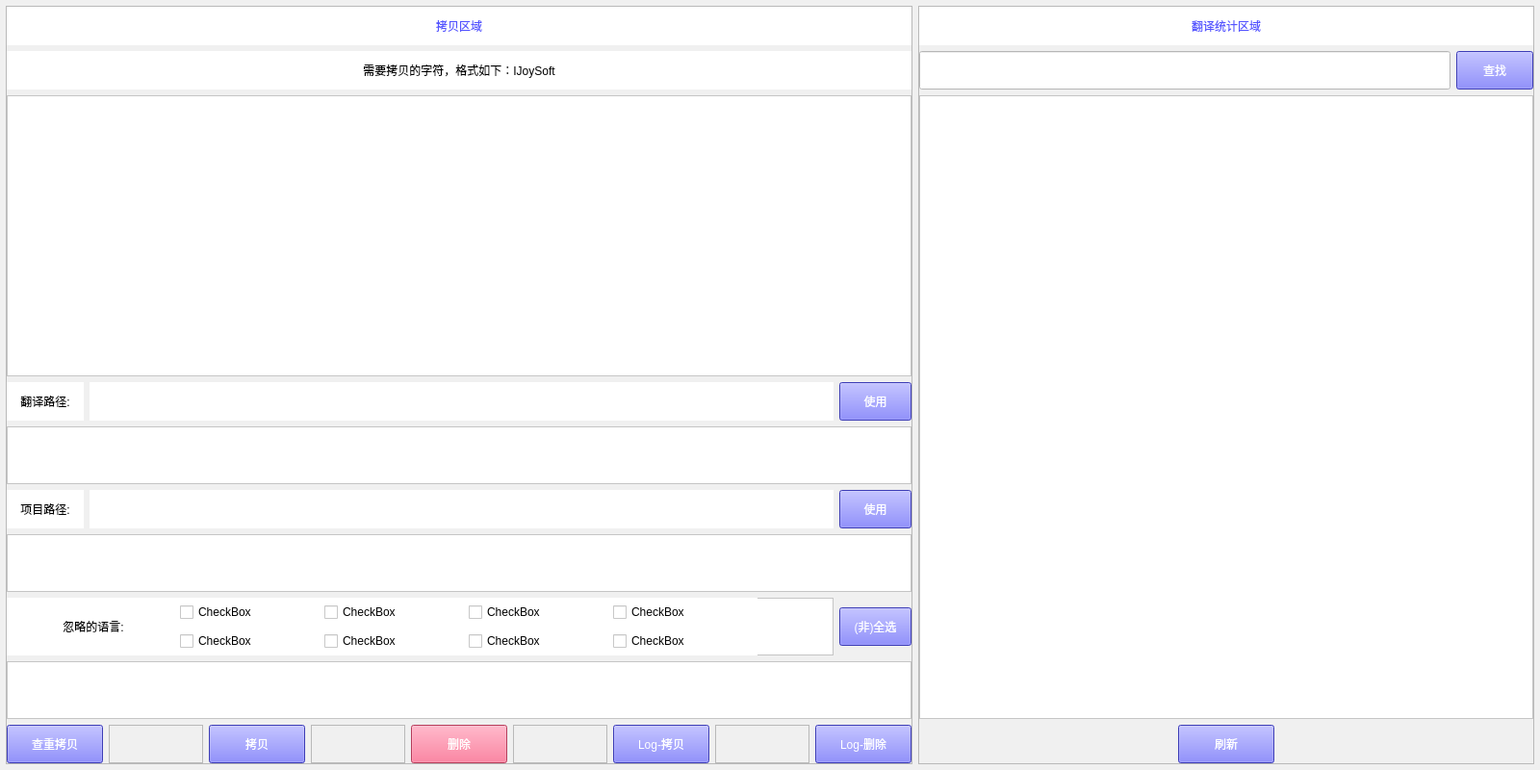
<?xml version="1.0" encoding="UTF-8"?>
<ui version="4.0">
 <class>Form</class>
 <widget class="QWidget" name="Form">
  <property name="geometry">
   <rect>
    <x>0</x>
    <y>0</y>
    <width>1600</width>
    <height>800</height>
   </rect>
  </property>
  <property name="windowTitle">
   <string>Form</string>
  </property>
  <property name="styleSheet">
   <string notr="true">background-color: rgb(240, 240, 240);</string>
  </property>
  <layout class="QFormLayout" name="formLayout">
   <property name="leftMargin">
    <number>6</number>
   </property>
   <property name="topMargin">
    <number>6</number>
   </property>
   <property name="rightMargin">
    <number>6</number>
   </property>
   <property name="bottomMargin">
    <number>6</number>
   </property>
   <item row="0" column="0" colspan="2">
    <layout class="QHBoxLayout" name="horizontalLayout">
     <item>
      <widget class="QFrame" name="frame_6">
       <property name="minimumSize">
        <size>
         <width>540</width>
         <height>0</height>
        </size>
       </property>
       <property name="frameShape">
        <enum>QFrame::StyledPanel</enum>
       </property>
       <property name="frameShadow">
        <enum>QFrame::Raised</enum>
       </property>
       <layout class="QFormLayout" name="formLayout_3">
        <property name="horizontalSpacing">
         <number>6</number>
        </property>
        <property name="leftMargin">
         <number>0</number>
        </property>
        <property name="topMargin">
         <number>0</number>
        </property>
        <property name="rightMargin">
         <number>0</number>
        </property>
        <property name="bottomMargin">
         <number>0</number>
        </property>
        <item row="0" column="0" colspan="2">
         <layout class="QVBoxLayout" name="verticalLayout_3">
          <item>
           <widget class="QLabel" name="label">
            <property name="minimumSize">
             <size>
              <width>0</width>
              <height>40</height>
             </size>
            </property>
            <property name="maximumSize">
             <size>
              <width>16777215</width>
              <height>40</height>
             </size>
            </property>
            <property name="styleSheet">
             <string notr="true">background-color: rgb(255, 255, 255);
color: rgb(85, 85, 255);
font: 16pt &quot;微软雅黑&quot;;</string>
            </property>
            <property name="text">
             <string>拷贝区域</string>
            </property>
            <property name="alignment">
             <set>Qt::AlignCenter</set>
            </property>
           </widget>
          </item>
          <item>
           <widget class="QLabel" name="label_2">
            <property name="minimumSize">
             <size>
              <width>0</width>
              <height>40</height>
             </size>
            </property>
            <property name="maximumSize">
             <size>
              <width>16777215</width>
              <height>40</height>
             </size>
            </property>
            <property name="styleSheet">
             <string notr="true">background-color: rgb(255, 255, 255);
font: 10pt &quot;微软雅黑&quot;;</string>
            </property>
            <property name="text">
             <string>需要拷贝的字符，格式如下：&lt;string name=&quot;i_joy_soft&quot;&gt;IJoySoft&lt;/string&gt;</string>
            </property>
            <property name="alignment">
             <set>Qt::AlignCenter</set>
            </property>
           </widget>
          </item>
          <item>
           <widget class="QTextEdit" name="input_string">
            <property name="styleSheet">
             <string notr="true">background-color: rgb(255, 255, 255);
font: 8pt &quot;微软雅黑&quot;;
color: rgb(85, 85, 255);</string>
            </property>
           </widget>
          </item>
          <item>
           <layout class="QHBoxLayout" name="horizontalLayout_4">
            <item>
             <widget class="QLabel" name="label_7">
              <property name="minimumSize">
               <size>
                <width>80</width>
                <height>40</height>
               </size>
              </property>
              <property name="maximumSize">
               <size>
                <width>80</width>
                <height>40</height>
               </size>
              </property>
              <property name="styleSheet">
               <string notr="true">background-color: rgb(255, 255, 255);
font: 10pt &quot;微软雅黑&quot;;</string>
              </property>
              <property name="text">
               <string>翻译路径:</string>
              </property>
              <property name="alignment">
               <set>Qt::AlignCenter</set>
              </property>
             </widget>
            </item>
            <item>
             <widget class="QLabel" name="old_translate_path">
              <property name="minimumSize">
               <size>
                <width>0</width>
                <height>40</height>
               </size>
              </property>
              <property name="maximumSize">
               <size>
                <width>16777215</width>
                <height>40</height>
               </size>
              </property>
              <property name="styleSheet">
               <string notr="true">background-color: rgb(255, 255, 255);
font: 12pt &quot;微软雅黑&quot;;</string>
              </property>
              <property name="text">
               <string/>
              </property>
              <property name="alignment">
               <set>Qt::AlignCenter</set>
              </property>
             </widget>
            </item>
            <item>
             <widget class="QPushButton" name="copy_translate_path">
              <property name="minimumSize">
               <size>
                <width>75</width>
                <height>40</height>
               </size>
              </property>
              <property name="maximumSize">
               <size>
                <width>75</width>
                <height>40</height>
               </size>
              </property>
              <property name="styleSheet">
               <string notr="true">background-color: rgb(85, 85, 255);
font: 12pt &quot;微软雅黑&quot;;
color: rgb(255, 255, 255);</string>
              </property>
              <property name="text">
               <string>使用</string>
              </property>
             </widget>
            </item>
           </layout>
          </item>
          <item>
           <widget class="QTextEdit" name="input_translate_path">
            <property name="minimumSize">
             <size>
              <width>0</width>
              <height>60</height>
             </size>
            </property>
            <property name="maximumSize">
             <size>
              <width>16777215</width>
              <height>60</height>
             </size>
            </property>
            <property name="styleSheet">
             <string notr="true">background-color: rgb(255, 255, 255);
color: rgb(85, 85, 255);
font: 12pt &quot;微软雅黑&quot;;</string>
            </property>
           </widget>
          </item>
          <item>
           <layout class="QHBoxLayout" name="horizontalLayout_8">
            <item>
             <widget class="QLabel" name="label_6">
              <property name="minimumSize">
               <size>
                <width>80</width>
                <height>40</height>
               </size>
              </property>
              <property name="maximumSize">
               <size>
                <width>80</width>
                <height>40</height>
               </size>
              </property>
              <property name="styleSheet">
               <string notr="true">background-color: rgb(255, 255, 255);
font: 10pt &quot;微软雅黑&quot;;</string>
              </property>
              <property name="text">
               <string>项目路径:</string>
              </property>
              <property name="alignment">
               <set>Qt::AlignCenter</set>
              </property>
             </widget>
            </item>
            <item>
             <widget class="QLabel" name="old_project_path">
              <property name="minimumSize">
               <size>
                <width>0</width>
                <height>40</height>
               </size>
              </property>
              <property name="styleSheet">
               <string notr="true">background-color: rgb(255, 255, 255);
font: 12pt &quot;微软雅黑&quot;;</string>
              </property>
              <property name="text">
               <string/>
              </property>
              <property name="alignment">
               <set>Qt::AlignCenter</set>
              </property>
             </widget>
            </item>
            <item>
             <widget class="QPushButton" name="copy_project_path">
              <property name="minimumSize">
               <size>
                <width>75</width>
                <height>40</height>
               </size>
              </property>
              <property name="maximumSize">
               <size>
                <width>75</width>
                <height>40</height>
               </size>
              </property>
              <property name="styleSheet">
               <string notr="true">background-color: rgb(85, 85, 255);
font: 12pt &quot;微软雅黑&quot;;
color: rgb(255, 255, 255);</string>
              </property>
              <property name="text">
               <string>使用</string>
              </property>
             </widget>
            </item>
           </layout>
          </item>
          <item>
           <widget class="QTextEdit" name="input_project_path">
            <property name="minimumSize">
             <size>
              <width>0</width>
              <height>60</height>
             </size>
            </property>
            <property name="maximumSize">
             <size>
              <width>16777215</width>
              <height>60</height>
             </size>
            </property>
            <property name="styleSheet">
             <string notr="true">background-color: rgb(255, 255, 255);
color: rgb(85, 85, 255);
font: 12pt &quot;微软雅黑&quot;;</string>
            </property>
           </widget>
          </item>
          <item>
           <layout class="QHBoxLayout" name="horizontalLayout_3">
            <item>
             <widget class="QFrame" name="frame_7">
              <property name="minimumSize">
               <size>
                <width>0</width>
                <height>60</height>
               </size>
              </property>
              <property name="styleSheet">
               <string notr="true">background-color: rgb(255, 255, 255);</string>
              </property>
              <property name="frameShape">
               <enum>QFrame::StyledPanel</enum>
              </property>
              <property name="frameShadow">
               <enum>QFrame::Raised</enum>
              </property>
              <widget class="QLabel" name="label_5">
               <property name="geometry">
                <rect>
                 <x>0</x>
                 <y>0</y>
                 <width>180</width>
                 <height>60</height>
                </rect>
               </property>
               <property name="minimumSize">
                <size>
                 <width>0</width>
                 <height>60</height>
                </size>
               </property>
               <property name="maximumSize">
                <size>
                 <width>16777215</width>
                 <height>40</height>
                </size>
               </property>
               <property name="styleSheet">
                <string notr="true">background-color: rgb(255, 255, 255);
font: 12pt &quot;微软雅黑&quot;;</string>
               </property>
               <property name="text">
                <string>忽略的语言:</string>
               </property>
               <property name="alignment">
                <set>Qt::AlignCenter</set>
               </property>
               <property name="margin">
                <number>0</number>
               </property>
              </widget>
              <widget class="QCheckBox" name="ignore_language_11">
               <property name="geometry">
                <rect>
                 <x>180</x>
                 <y>30</y>
                 <width>150</width>
                 <height>30</height>
                </rect>
               </property>
               <property name="styleSheet">
                <string notr="true">font: 12pt &quot;微软雅黑&quot;;</string>
               </property>
               <property name="text">
                <string>CheckBox</string>
               </property>
              </widget>
              <widget class="QCheckBox" name="ignore_language_14">
               <property name="geometry">
                <rect>
                 <x>630</x>
                 <y>30</y>
                 <width>150</width>
                 <height>30</height>
                </rect>
               </property>
               <property name="styleSheet">
                <string notr="true">font: 12pt &quot;微软雅黑&quot;;</string>
               </property>
               <property name="text">
                <string>CheckBox</string>
               </property>
              </widget>
              <widget class="QCheckBox" name="ignore_language_03">
               <property name="geometry">
                <rect>
                 <x>480</x>
                 <y>0</y>
                 <width>150</width>
                 <height>30</height>
                </rect>
               </property>
               <property name="styleSheet">
                <string notr="true">font: 12pt &quot;微软雅黑&quot;;</string>
               </property>
               <property name="text">
                <string>CheckBox</string>
               </property>
              </widget>
              <widget class="QCheckBox" name="ignore_language_04">
               <property name="geometry">
                <rect>
                 <x>630</x>
                 <y>0</y>
                 <width>150</width>
                 <height>30</height>
                </rect>
               </property>
               <property name="styleSheet">
                <string notr="true">font: 12pt &quot;微软雅黑&quot;;</string>
               </property>
               <property name="text">
                <string>CheckBox</string>
               </property>
              </widget>
              <widget class="QCheckBox" name="ignore_language_13">
               <property name="geometry">
                <rect>
                 <x>480</x>
                 <y>30</y>
                 <width>150</width>
                 <height>30</height>
                </rect>
               </property>
               <property name="styleSheet">
                <string notr="true">font: 12pt &quot;微软雅黑&quot;;</string>
               </property>
               <property name="text">
                <string>CheckBox</string>
               </property>
              </widget>
              <widget class="QCheckBox" name="ignore_language_12">
               <property name="geometry">
                <rect>
                 <x>330</x>
                 <y>30</y>
                 <width>150</width>
                 <height>30</height>
                </rect>
               </property>
               <property name="styleSheet">
                <string notr="true">font: 12pt &quot;微软雅黑&quot;;</string>
               </property>
               <property name="text">
                <string>CheckBox</string>
               </property>
              </widget>
              <widget class="QCheckBox" name="ignore_language_01">
               <property name="geometry">
                <rect>
                 <x>180</x>
                 <y>0</y>
                 <width>150</width>
                 <height>30</height>
                </rect>
               </property>
               <property name="styleSheet">
                <string notr="true">font: 12pt &quot;微软雅黑&quot;;</string>
               </property>
               <property name="text">
                <string>CheckBox</string>
               </property>
              </widget>
              <widget class="QCheckBox" name="ignore_language_02">
               <property name="geometry">
                <rect>
                 <x>330</x>
                 <y>0</y>
                 <width>150</width>
                 <height>30</height>
                </rect>
               </property>
               <property name="styleSheet">
                <string notr="true">font: 12pt &quot;微软雅黑&quot;;</string>
               </property>
               <property name="text">
                <string>CheckBox</string>
               </property>
              </widget>
             </widget>
            </item>
            <item>
             <widget class="QPushButton" name="ignore_language_select_all">
              <property name="minimumSize">
               <size>
                <width>0</width>
                <height>40</height>
               </size>
              </property>
              <property name="maximumSize">
               <size>
                <width>75</width>
                <height>40</height>
               </size>
              </property>
              <property name="styleSheet">
               <string notr="true">background-color: rgb(85, 85, 255);
font: 12pt &quot;微软雅黑&quot;;
color: rgb(255, 255, 255);</string>
              </property>
              <property name="text">
               <string>(非)全选</string>
              </property>
             </widget>
            </item>
           </layout>
          </item>
          <item>
           <widget class="QTextEdit" name="ignore_language_text">
            <property name="maximumSize">
             <size>
              <width>16777215</width>
              <height>60</height>
             </size>
            </property>
            <property name="styleSheet">
             <string notr="true">font: 12pt &quot;微软雅黑&quot;;
background-color: rgb(255, 255, 255);
color: rgb(85, 85, 255);</string>
            </property>
           </widget>
          </item>
          <item>
           <layout class="QHBoxLayout" name="horizontalLayout_6">
            <item>
             <widget class="QPushButton" name="check_copy_string">
              <property name="minimumSize">
               <size>
                <width>100</width>
                <height>40</height>
               </size>
              </property>
              <property name="maximumSize">
               <size>
                <width>100</width>
                <height>40</height>
               </size>
              </property>
              <property name="styleSheet">
               <string notr="true">background-color: rgb(85, 85, 255);
font: 12pt &quot;微软雅黑&quot;;
color: rgb(255, 255, 255);</string>
              </property>
              <property name="text">
               <string>查重拷贝</string>
              </property>
             </widget>
            </item>
            <item>
             <widget class="QFrame" name="frame">
              <property name="frameShape">
               <enum>QFrame::StyledPanel</enum>
              </property>
              <property name="frameShadow">
               <enum>QFrame::Raised</enum>
              </property>
             </widget>
            </item>
            <item>
             <widget class="QPushButton" name="copy_string">
              <property name="minimumSize">
               <size>
                <width>100</width>
                <height>40</height>
               </size>
              </property>
              <property name="maximumSize">
               <size>
                <width>100</width>
                <height>40</height>
               </size>
              </property>
              <property name="styleSheet">
               <string notr="true">background-color: rgb(85, 85, 255);
font: 12pt &quot;微软雅黑&quot;;
color: rgb(255, 255, 255);</string>
              </property>
              <property name="text">
               <string>拷贝</string>
              </property>
             </widget>
            </item>
            <item>
             <widget class="QFrame" name="frame_2">
              <property name="frameShape">
               <enum>QFrame::StyledPanel</enum>
              </property>
              <property name="frameShadow">
               <enum>QFrame::Raised</enum>
              </property>
             </widget>
            </item>
            <item>
             <widget class="QPushButton" name="delete_string">
              <property name="minimumSize">
               <size>
                <width>100</width>
                <height>40</height>
               </size>
              </property>
              <property name="maximumSize">
               <size>
                <width>100</width>
                <height>40</height>
               </size>
              </property>
              <property name="styleSheet">
               <string notr="true">background-color: rgb(255, 85, 127);
font: 12pt &quot;微软雅黑&quot;;
color: rgb(255, 255, 255);</string>
              </property>
              <property name="text">
               <string>删除</string>
              </property>
             </widget>
            </item>
            <item>
             <widget class="QFrame" name="frame_3">
              <property name="frameShape">
               <enum>QFrame::StyledPanel</enum>
              </property>
              <property name="frameShadow">
               <enum>QFrame::Raised</enum>
              </property>
             </widget>
            </item>
            <item>
             <widget class="QPushButton" name="open_copy_logo">
              <property name="minimumSize">
               <size>
                <width>100</width>
                <height>40</height>
               </size>
              </property>
              <property name="maximumSize">
               <size>
                <width>100</width>
                <height>40</height>
               </size>
              </property>
              <property name="styleSheet">
               <string notr="true">background-color: rgb(85, 85, 255);
font: 12pt &quot;微软雅黑&quot;;
color: rgb(255, 255, 255);</string>
              </property>
              <property name="text">
               <string>Log-拷贝</string>
              </property>
             </widget>
            </item>
            <item>
             <widget class="QFrame" name="frame_4">
              <property name="frameShape">
               <enum>QFrame::StyledPanel</enum>
              </property>
              <property name="frameShadow">
               <enum>QFrame::Raised</enum>
              </property>
             </widget>
            </item>
            <item>
             <widget class="QPushButton" name="open_delete_log">
              <property name="minimumSize">
               <size>
                <width>100</width>
                <height>40</height>
               </size>
              </property>
              <property name="maximumSize">
               <size>
                <width>100</width>
                <height>40</height>
               </size>
              </property>
              <property name="styleSheet">
               <string notr="true">background-color: rgb(85, 85, 255);
font: 12pt &quot;微软雅黑&quot;;
color: rgb(255, 255, 255);</string>
              </property>
              <property name="text">
               <string>Log-删除</string>
              </property>
             </widget>
            </item>
           </layout>
          </item>
         </layout>
        </item>
       </layout>
      </widget>
     </item>
     <item>
      <widget class="QFrame" name="frame_5">
       <property name="minimumSize">
        <size>
         <width>640</width>
         <height>0</height>
        </size>
       </property>
       <property name="maximumSize">
        <size>
         <width>540</width>
         <height>16777215</height>
        </size>
       </property>
       <property name="frameShape">
        <enum>QFrame::StyledPanel</enum>
       </property>
       <property name="frameShadow">
        <enum>QFrame::Raised</enum>
       </property>
       <layout class="QFormLayout" name="formLayout_2">
        <property name="leftMargin">
         <number>0</number>
        </property>
        <property name="topMargin">
         <number>0</number>
        </property>
        <property name="rightMargin">
         <number>0</number>
        </property>
        <property name="bottomMargin">
         <number>0</number>
        </property>
        <item row="0" column="0" colspan="2">
         <layout class="QVBoxLayout" name="verticalLayout">
          <item>
           <widget class="QLabel" name="label_4">
            <property name="minimumSize">
             <size>
              <width>0</width>
              <height>40</height>
             </size>
            </property>
            <property name="maximumSize">
             <size>
              <width>16777215</width>
              <height>40</height>
             </size>
            </property>
            <property name="styleSheet">
             <string notr="true">background-color: rgb(255, 255, 255);
color: rgb(85, 85, 255);
font: 16pt &quot;微软雅黑&quot;;</string>
            </property>
            <property name="text">
             <string>翻译统计区域</string>
            </property>
            <property name="alignment">
             <set>Qt::AlignCenter</set>
            </property>
           </widget>
          </item>
          <item>
           <layout class="QHBoxLayout" name="horizontalLayout_7">
            <item>
             <widget class="QLineEdit" name="translate_statistics_find_string">
              <property name="minimumSize">
               <size>
                <width>0</width>
                <height>40</height>
               </size>
              </property>
              <property name="maximumSize">
               <size>
                <width>16777215</width>
                <height>40</height>
               </size>
              </property>
              <property name="styleSheet">
               <string notr="true">background-color: rgb(255, 255, 255);
font: 12pt &quot;微软雅黑&quot;;
color: rgb(85, 85, 255);</string>
              </property>
             </widget>
            </item>
            <item>
             <widget class="QPushButton" name="translate_statistics_click_find">
              <property name="minimumSize">
               <size>
                <width>80</width>
                <height>40</height>
               </size>
              </property>
              <property name="maximumSize">
               <size>
                <width>80</width>
                <height>40</height>
               </size>
              </property>
              <property name="styleSheet">
               <string notr="true">background-color: rgb(85, 85, 255);
color: rgb(255, 255, 255);
font: 12pt &quot;微软雅黑&quot;;</string>
              </property>
              <property name="text">
               <string>查找</string>
              </property>
             </widget>
            </item>
           </layout>
          </item>
          <item>
           <widget class="QTableWidget" name="translate_statistics_list">
            <property name="styleSheet">
             <string notr="true">background-color: rgb(255, 255, 255);</string>
            </property>
           </widget>
          </item>
          <item>
           <layout class="QHBoxLayout" name="horizontalLayout_2">
            <item>
             <widget class="QPushButton" name="refersh_translate_statistics">
              <property name="minimumSize">
               <size>
                <width>100</width>
                <height>40</height>
               </size>
              </property>
              <property name="maximumSize">
               <size>
                <width>100</width>
                <height>40</height>
               </size>
              </property>
              <property name="styleSheet">
               <string notr="true">background-color: rgb(85, 85, 255);
font: 12pt &quot;微软雅黑&quot;;
color: rgb(255, 255, 255);</string>
              </property>
              <property name="text">
               <string>刷新</string>
              </property>
             </widget>
            </item>
           </layout>
          </item>
         </layout>
        </item>
       </layout>
      </widget>
     </item>
    </layout>
   </item>
  </layout>
 </widget>
 <resources/>
 <connections/>
</ui>
